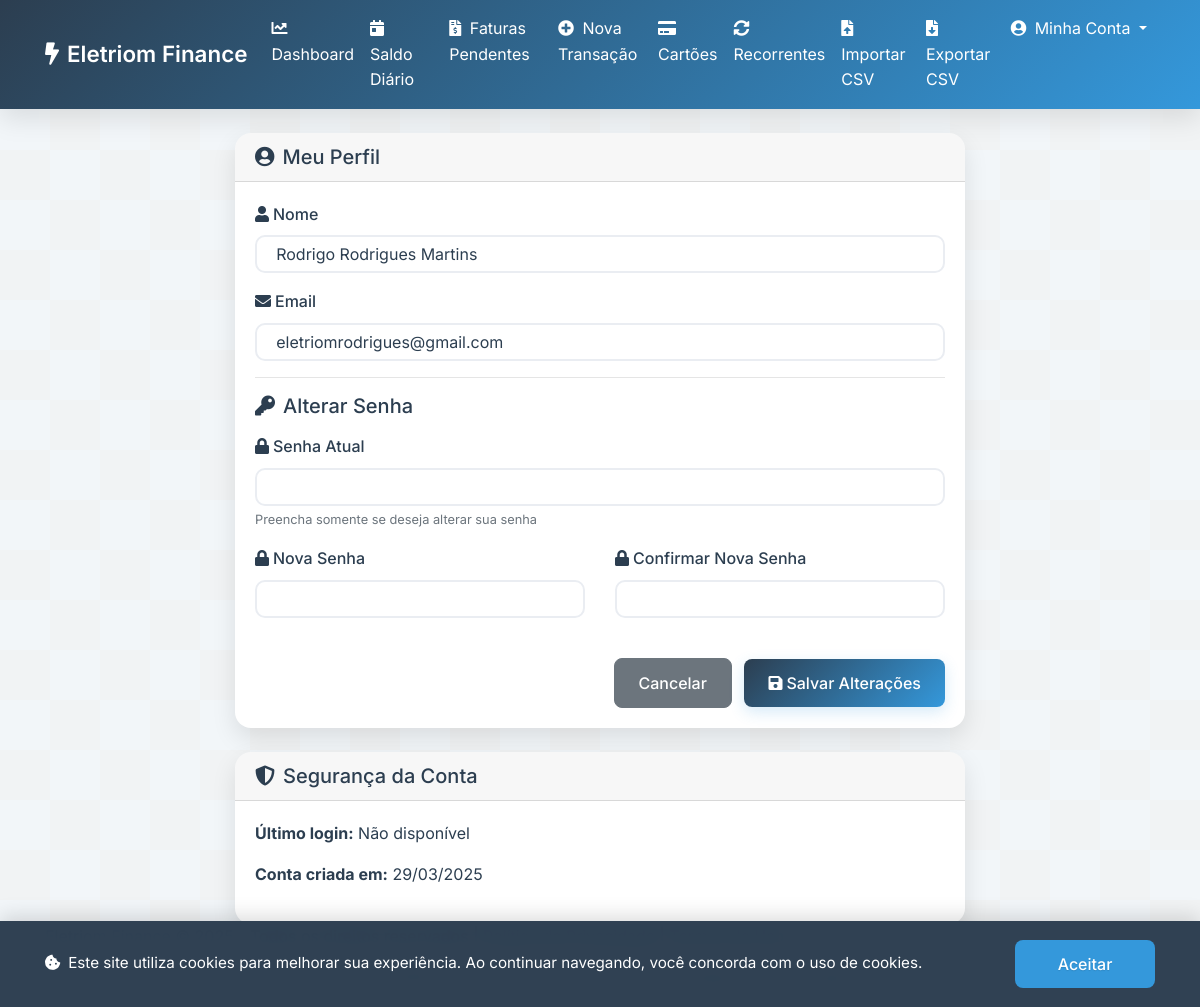
The app's page /profile (signed in), older data.
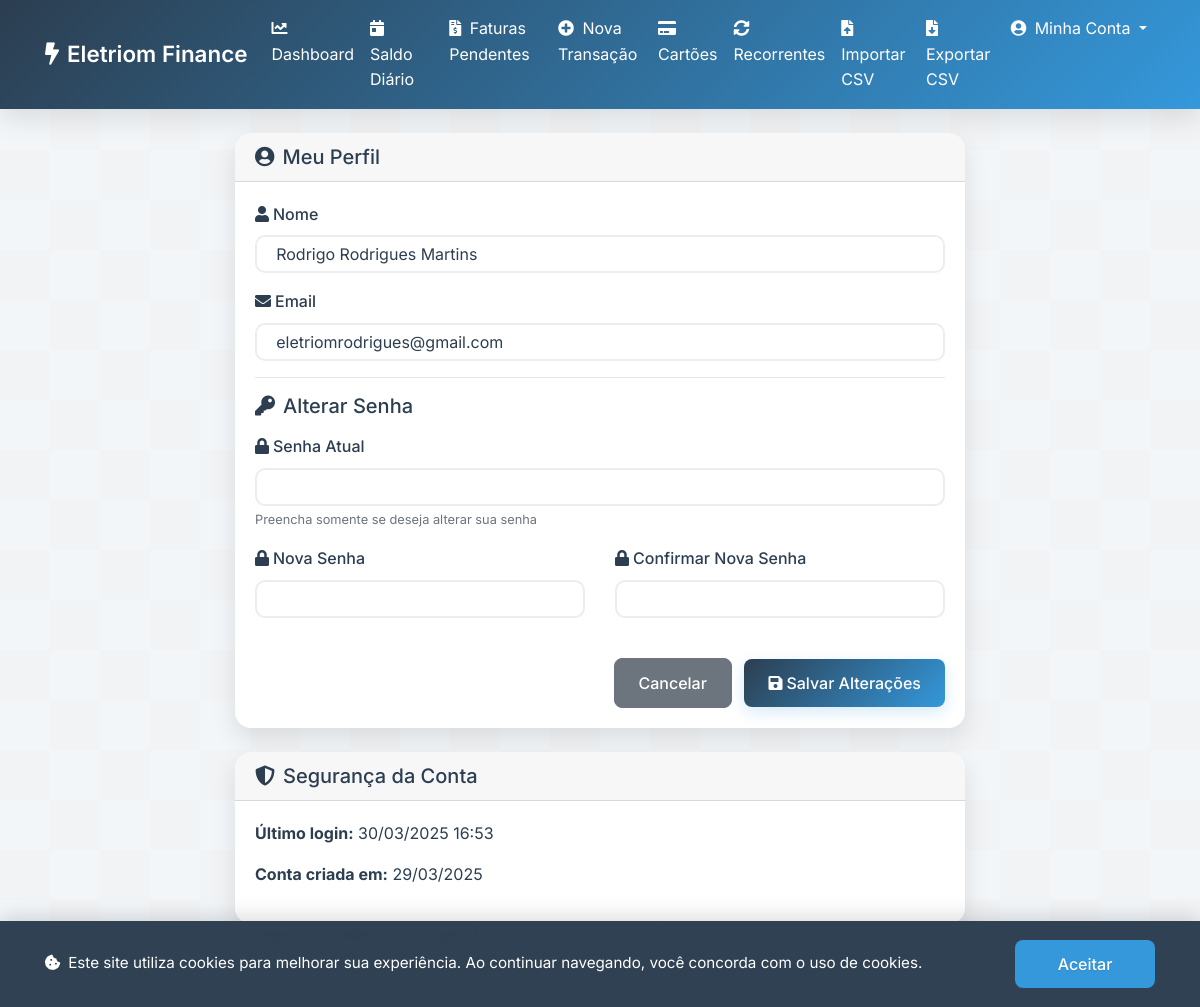
The same page, newer data.
### app.py (models this page shows, shortened)
class User(db.Model, UserMixin):
    id = db.Column(db.Integer, primary_key=True)
    name = db.Column(db.String(100), nullable=False)
    email = db.Column(db.String(100), unique=True, nullable=False)
    password_hash = db.Column(db.String(200), nullable=False)
    created_at = db.Column(db.DateTime, default=datetime.now)
    last_login = db.Column(db.DateTime, nullable=True)
    active = db.Column(db.Boolean, default=True)
    transactions = db.relationship('Transaction', backref='user', lazy=True)
    credit_cards = db.relationship('CreditCard', backref='user', lazy=True)

### app.py (the view, shortened to what this page needs)
@app.route('/profile', methods=['GET', 'POST'])
@login_required
def profile():
    return render_template('profile.html')

### app.py (called while the page is built)
@login_manager.user_loader
def load_user(user_id):
    return db.session.get(User, int(user_id))

### templates/profile.html
{% extends "base.html" %}
{% block content %}
<div class="row justify-content-center">
  <div class="col-md-8">
    <div class="card">
      <div class="card-header d-flex justify-content-between align-items-center">
        <h5 class="mb-0"><i class="fas fa-user-circle mr-2"></i>Meu Perfil</h5>
      </div>
      <div class="card-body">
        <form method="POST" action="{{ url_for('profile') }}">
          <div class="form-group">
            <label for="name"><i class="fas fa-user mr-1"></i>Nome</label>
            <input type="text" class="form-control" id="name" name="name" value="{{ current_user.name }}" required>
          </div>
          <div class="form-group">
            <label for="email"><i class="fas fa-envelope mr-1"></i>Email</label>
            <input type="email" class="form-control" id="email" name="email" value="{{ current_user.email }}" required>
          </div>
          <hr>
          <h5 class="mb-3"><i class="fas fa-key mr-2"></i>Alterar Senha</h5>
          <div class="form-group">
            <label for="current_password"><i class="fas fa-lock mr-1"></i>Senha Atual</label>
            <input type="password" class="form-control" id="current_password" name="current_password">
            <small class="form-text text-muted">Preencha somente se deseja alterar sua senha</small>
          </div>
          <div class="row">
            <div class="col-md-6">
              <div class="form-group">
                <label for="new_password"><i class="fas fa-lock mr-1"></i>Nova Senha</label>
                <input type="password" class="form-control" id="new_password" name="new_password">
              </div>
            </div>
            <div class="col-md-6">
              <div class="form-group">
                <label for="new_password2"><i class="fas fa-lock mr-1"></i>Confirmar Nova Senha</label>
                <input type="password" class="form-control" id="new_password2" name="new_password2">
              </div>
            </div>
          </div>
          <div class="text-right mt-4">
            <a href="{{ url_for('index') }}" class="btn btn-secondary mr-2">Cancelar</a>
            <button type="submit" class="btn btn-primary"><i class="fas fa-save mr-1"></i>Salvar Alterações</button>
          </div>
        </form>
      </div>
    </div>
    <div class="card mt-4">
      <div class="card-header d-flex justify-content-between align-items-center">
        <h5 class="mb-0"><i class="fas fa-shield-alt mr-2"></i>Segurança da Conta</h5>
      </div>
      <div class="card-body">
        <p>
          <strong>Último login:</strong>
          {% if current_user.last_login %}
            {{ current_user.last_login.strftime("%d/%m/%Y %H:%M") }}
          {% else %}
            Não disponível
          {% endif %}
        </p>
        <p>
          <strong>Conta criada em:</strong>
          {{ current_user.created_at.strftime("%d/%m/%Y") }}
        </p>
      </div>
    </div>
  </div>
</div>
{% endblock %}

### templates/base.html (shortened to what this page needs)
<!DOCTYPE html>
<html lang="pt-br">
<head>
  <link rel="stylesheet" href="https://maxcdn.bootstrapcdn.com/bootstrap/4.5.2/css/bootstrap.min.css">
  <link rel="stylesheet" href="{{ url_for('static', filename='style.css') }}">
  <link href="https://cdnjs.cloudflare.com/ajax/libs/font-awesome/5.15.4/css/all.min.css" rel="stylesheet">
</head>
<body>
  <div class="cookie-banner">
    <div class="container">
      <p><i class="fas fa-cookie-bite mr-2"></i>Este site utiliza cookies para melhorar sua experiência. Ao continuar navegando, você concorda com o uso de cookies.</p>
      <button class="btn btn-accept-cookies">Aceitar</button>
    </div>
  </div>
  <nav class="navbar navbar-expand-lg navbar-dark">
    <div class="container">
      <a class="navbar-brand" href="{{ url_for('index') }}"><i class="fas fa-bolt mr-2"></i>Eletriom Finance</a>
      <div class="collapse navbar-collapse" id="navbarNav">
        <ul class="navbar-nav ml-auto">
          <li class="nav-item"><a class="nav-link" href="{{ url_for('index') }}"><i class="fas fa-chart-line mr-1"></i> Dashboard</a></li>
          <li class="nav-item"><a class="nav-link" href="{{ url_for('daily_balance') }}"><i class="fas fa-calendar-day mr-1"></i> Saldo Diário</a></li>
          <li class="nav-item"><a class="nav-link" href="{{ url_for('pending_invoices') }}"><i class="fas fa-file-invoice-dollar mr-1"></i> Faturas Pendentes</a></li>
          <li class="nav-item"><a class="nav-link" href="{{ url_for('add_transaction') }}"><i class="fas fa-plus-circle mr-1"></i> Nova Transação</a></li>
          <li class="nav-item"><a class="nav-link" href="{{ url_for('credit_cards') }}"><i class="fas fa-credit-card mr-1"></i> Cartões</a></li>
          <li class="nav-item"><a class="nav-link" href="{{ url_for('recurring_transactions') }}"><i class="fas fa-sync-alt mr-1"></i> Recorrentes</a></li>
          <li class="nav-item"><a class="nav-link" href="{{ url_for('upload_csv') }}"><i class="fas fa-file-upload mr-1"></i> Importar CSV</a></li>
          <li class="nav-item"><a class="nav-link" href="{{ url_for('export_csv') }}"><i class="fas fa-file-download mr-1"></i> Exportar CSV</a></li>
          <li class="nav-item dropdown">
            <a class="nav-link dropdown-toggle" href="#" id="userDropdown" role="button" data-toggle="dropdown" aria-haspopup="true" aria-expanded="false">
              <i class="fas fa-user-circle mr-1"></i> Minha Conta
            </a>
          </li>
        </ul>
      </div>
    </div>
  </nav>
  <div class="container mt-4">
    {% block content %}{% endblock %}
  </div>
  <footer class="lgpd-footer">
    <div class="container">
      <p>Eletriom Finance © 2025 - Todos os direitos reservados | <a href="{{ url_for('privacy_policy') }}">Política de Privacidade</a> | <a href="{{ url_for('terms_of_use') }}">Termos de Uso</a></p>
      <p>Conforme a Lei Geral de Proteção de Dados (LGPD), garantimos a segurança e privacidade dos seus dados.</p>
    </div>
  </footer>
</body>
</html>

### static/style.css (style rules this page uses)
:root { --primary-color: #2c3e50; --secondary-color: #34495e; --accent-color: #3498db; --success-color: #2ecc71; --danger-color: #e74c3c; --text-color: #2c3e50; --light-bg: #f8f9fa; --border-color: #dee2e6; --primary-gradient: linear-gradient(135deg, #2c3e50, #3498db); --secondary-gradient: linear-gradient(135deg, #3498db, #2ecc71); --box-shadow: 0 10px 25px rgba(0, 0, 0, 0.1); --text-shadow: 0 1px 2px rgba(0, 0, 0, 0.1); }
* { margin: 0; padding: 0; box-sizing: border-box; }
body { font-family: 'Inter', -apple-system, BlinkMacSystemFont, sans-serif; line-height: 1.6; color: var(--text-color); }
.navbar { box-shadow: var(--box-shadow); background: var(--primary-gradient); }
.navbar-dark .navbar-brand, .navbar-dark .nav-link { color: white !important; }
.navbar-brand { font-weight: 600; font-size: 1.4rem; }
.card { border: none; border-radius: 16px; box-shadow: var(--box-shadow); transition: all 0.3s ease; overflow: hidden; }
.form-control { border-radius: 10px; border: 2px solid #eaedf2; padding: 0.75rem 1.2rem; transition: all 0.3s ease; color: var(--text-color); background-color: white; font-size: 1rem; }
.form-group label { font-weight: 500; margin-bottom: 0.5rem; }
.btn { border-radius: 8px; padding: 0.75rem 1.5rem; font-weight: 500; transition: transform 0.2s; }
.btn-primary { background: var(--primary-gradient); border: none; box-shadow: 0 5px 15px rgba(52, 152, 219, 0.2); }
.cookie-banner { position: fixed; bottom: 0; left: 0; right: 0; background: rgba(44, 62, 80, 0.98); color: white; padding: 1.2rem 0; z-index: 9999; transform: translateY(100%); transition: transform 0.3s cubic-bezier(0.4, 0, 0.2, 1); box-shadow: 0 -4px 20px rgba(0, 0, 0, 0.15); backdrop-filter: blur(10px); -webkit-backdrop-filter: blur(10px); }
.cookie-banner.show { transform: translateY(0); }
.cookie-banner .container { display: flex; justify-content: space-between; align-items: center; gap: 1.5rem; flex-wrap: wrap; }
.cookie-banner p { margin: 0; font-size: 0.95rem; line-height: 1.5; flex: 1; min-width: 200px; }
.btn-accept-cookies { white-space: nowrap; background: var(--accent-color); border: none; padding: 0.75rem 2rem; transition: all 0.2s cubic-bezier(0.4, 0, 0.2, 1); border-radius: 8px; font-weight: 500; min-width: 140px; color: white; text-shadow: 0 1px 1px rgba(0, 0, 0, 0.1); }

Row changes from the older to the newer data that the page shows:
changed User "Rodrigo Rodrigues Martins": last_login (not shown) → "30/03/2025 16:53"
Text that changed along with them:
text no longer shown: "Não disponível"
